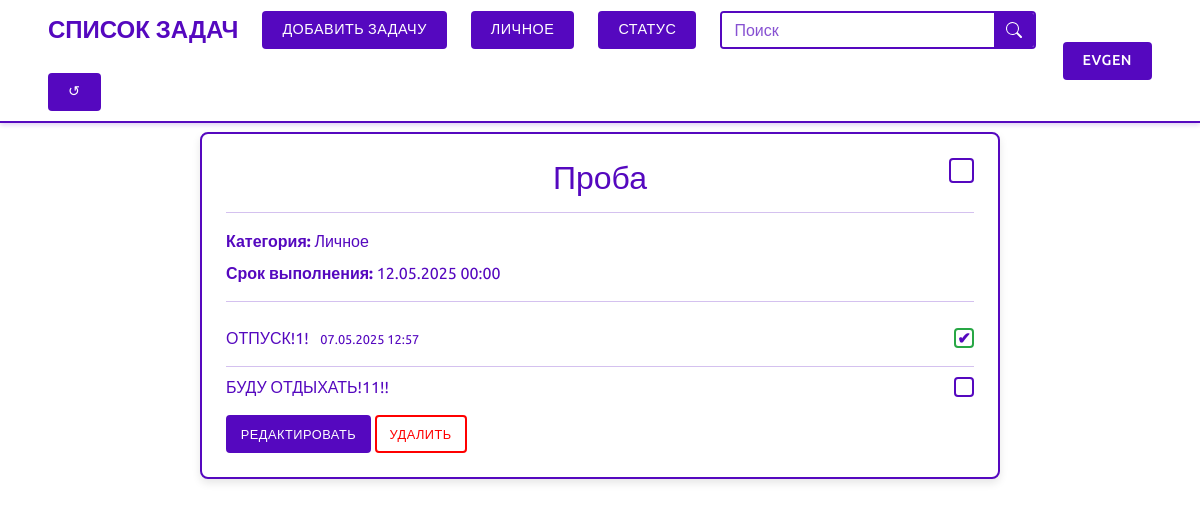
Screenshot of /?category=личное (signed in) with the database file from the repository.
### task/models.py (models this page shows, shortened)
class Category(models.Model):
    name = models.CharField(max_length=50, unique=True, verbose_name='Название')
    slug = models.SlugField(max_length=50, unique=True, db_index=True, allow_unicode=True)
    class Meta:
        ordering = ('name',)
        verbose_name = 'Категория'
        verbose_name_plural = 'Категории'

class Task(models.Model):
    class Status(models.TextChoices):
        NOT_ACTIVE = 'not_active', 'Не активна'
        ACTIVE = 'active', 'Активна'
        COMPLETED = 'completed', 'Выполнена'
    title = models.CharField(max_length=100, verbose_name='Название задачи')
    user = models.ForeignKey(User, on_delete=models.CASCADE, verbose_name='Пользователь', related_name='tasks')
    category = models.ForeignKey(Category, on_delete=models.PROTECT, verbose_name='Категория', related_name='tasks')
    status = models.CharField(max_length=10, choices=Status.choices, default=Status.NOT_ACTIVE,
                              verbose_name='Статус задачи')
    create_date = models.DateTimeField(auto_now_add=True, db_index=True, verbose_name='Дата создания')
    due_date = models.DateTimeField(blank=True, null=True, verbose_name='Срок выполнения')
    class Meta:
        ordering = ('-create_date',)
        verbose_name = 'Задача'
        verbose_name_plural = 'Задачи'
        constraints = [
            models.CheckConstraint(
                check=models.Q(due_date__gt=models.F('create_date')),
                name='check_due_date_after_create_date'
            )
        ]

class SubTask(models.Model):
    task = models.ForeignKey(Task, on_delete=models.CASCADE, related_name='subtasks', verbose_name='Задача')
    description = models.TextField(blank=True, verbose_name='Подзадача')
    is_completed = models.BooleanField(default=False, verbose_name='Выполнена')
    create_date = models.DateTimeField(auto_now_add=True, verbose_name='Дата создания')
    completed_date = models.DateTimeField(null=True, blank=True, verbose_name='Дата выполнения')
    class Meta:
        ordering = ('create_date',)
        verbose_name = 'Позадача'
        verbose_name_plural = 'Подзадачи'
        default_related_name = 'subtasks'

### task/views.py (the view)
# urls.py: path('', views.home, name='home'),
def home(request):
    if request.user.is_authenticated:
        tasks = Task.objects.filter(user=request.user).prefetch_related('subtasks')
        category = request.GET.get('category')
        if category and category != '':
            tasks = tasks.filter(category__slug=category)
        status = request.GET.get('status')
        if status and status != '':
            tasks = tasks.filter(status=status)
        search = request.GET.get('search')
        if search and search != '':
            tasks = tasks.filter(Q(title__icontains=search))
        initial = {}
        if category:
            initial['category'] = category
        if status:
            initial['status'] = status
        if search:
            initial['search'] = search
        filter_form = TaskFilterForm(initial=initial)
    else:
        tasks = None
        filter_form = None
    context = {
        'tasks': tasks,
        'filter_form': filter_form,
    }
    return render(request, 'task/home.html', context)

### task/forms.py
class TaskFilterForm(forms.Form):
    category = forms.ModelChoiceField(
        queryset=Category.objects.all(),
        required=False,
        widget=forms.Select(attrs={'class': 'form-control'}),
        to_field_name='slug'
    )
    status = forms.ChoiceField(
        choices=Task.Status.choices,
        required=False,
        widget=forms.Select(attrs={'class': 'form-control'})
    )
    search = forms.CharField(
        max_length=50,
        required=False,
        widget=forms.TextInput(attrs={'class': 'form-control'})
    )

### task/templatetags/filter_tags.py (called while the page is built)
@register.simple_tag(takes_context=True)
def url_replace_param(context, **kwargs):
    request = context['request']
    dict_ = request.GET.copy()
    for key, value in kwargs.items():
        if value is not None:
            dict_[key] = value
        else:
            if key in dict_:
                del dict_[key]
    url = reverse('task:home')
    encoded_params = urlencode({k: v for k, v in dict_.items() if v}, doseq=True)
    if encoded_params:
        return f'{url}?{encoded_params}'
    return url

### task/templates/task/home.html (shortened to what this page needs)
{% extends 'base.html' %}
{% load django_bootstrap5 %}
{% load static %}
{% block content %}
    <div class="container mt-4">
        {% if user.is_authenticated %}
            {% for task in tasks %}
                <div class="task-card task-status-{{ task.status|lower }}">
                    <div class="task-header">
                        <h2 class="task-title">{{ task.title }}</h2>
                        <div class="task-status-indicator status-{{ task.status|lower }}"
                             data-task-id="{{ task.id }}"
                             data-url="{% url 'task:api_change_task_status' task.id %}"
                             title="Изменить статус">
                        </div>
                    </div>
                    <hr class="purple-line">
                    <p class="task-category"><strong>Категория:</strong> {{ task.category.name }}</p>
                    <p class="task-due-date"><strong>Срок
                        выполнения:</strong> {{ task.due_date|date:"d.m.Y H:i"|default:"----" }}</p>
                    <hr class="purple-line">
                    <div class="subtask-list">
                        {% for subtask in task.subtasks.all %}
                            <div class="subtask-item">
                                <div class="subtask-description">
                                    {{ subtask.description }}
                                    {% if subtask.is_completed %}
                                        <span class="small text-muted">{{ subtask.completed_date|date:"d.m.Y H:i" }}</span>
                                    {% endif %}
                                </div>
                                <div class="subtask-status-indicator subtask-status-{{ subtask.is_completed|yesno:'completed,not_completed' }}"
                                     data-subtask-id="{{ subtask.id }}"
                                     data-url="{% url 'task:api_change_subtask_status' subtask.id %}"
                                     title="Изменить статус">
                                    {% if subtask.is_completed %}
                                        <span class="checkmark">&#10004;</span>
                                    {% endif %}
                                </div>
                            </div>
                            {% if not forloop.last %}
                                <hr class="purple-line subtask-line">
                            {% endif %}
                        {% endfor %}
                    </div>
                    <div class="task-actions mt-3">
                        <a href="{% url 'task:task_edit' task.id %}{{ all }}" class="btn btn-login btn-sm">Редактировать</a>
                        <button type="button" class="btn btn-cancel btn-sm" data-bs-toggle="modal"
                                data-bs-target="#deleteTaskModal" data-task-id="{{ task.id }}"
                                data-task-title="{{ task.title }}">
                            Удалить
                        </button>
                    </div>
                </div>
            {% empty %}
                <p class="text-center">Задач пока нет.</p>
            {% endfor %}
        {% else %}
            <p class="text-center">Авторизуйтесь, чтобы увидеть задачи.</p>
        {% endif %}
    </div>
{% endblock %}

### task/templates/base.html (shortened to what this page needs)
{% load django_bootstrap5 %}
{% bootstrap_css %}
{% load static %}
{% load filter_tags %}
<!DOCTYPE html>
<html lang="ru">
<head>
    <link rel="stylesheet" href="{% static 'css/style.css' %}">
</head>
<body>
<header>
    <div class="container">
        <div class="header-left">
            <a href="{% url 'task:home' %}{{ all }}" class="logo">Список задач</a>
            {% if user.is_authenticated %}
                <a href="{% url 'task:task_create' %}{{ all }}" class="btn btn-add-task">Добавить задачу</a>
                <div class="dropdown filter-dropdown">
                    <button class="btn btn-dropdown">
                        {% with current_category_slug=request.GET.category %}
                            {% if current_category_slug %}
                                {% for cat in categories %}
                                    {% if cat.slug == current_category_slug %}{{ cat.name }}{% endif %}
                                {% endfor %}
                            {% else %}
                                Категория
                            {% endif %}
                        {% endwith %}
                    </button>
                </div>
                <div class="dropdown filter-dropdown">
                    <button class="btn btn-dropdown">
                        {% with current_status_key=request.GET.status %}
                            {% if current_status_key %}
                                {% for status_key, status_name in statuses %}
                                    {% if status_key == current_status_key %}{{ status_name }}{% endif %}
                                {% endfor %}
                            {% else %}
                                Статус
                            {% endif %}
                        {% endwith %}
                    </button>
                </div>
                <form method="get" action="{% url 'task:home' %}" class="search-form-container">
                    <input type="text" name="search" class="form-control custom-search-input" placeholder="Поиск"
                           value="{{ request.GET.search|default:'' }}">
                    <button class="btn custom-search-button" type="submit">
                        <svg xmlns="http://www.w3.org/2000/svg" width="16" height="16" fill="currentColor"
                             class="bi bi-search" viewBox="0 0 16 16">
                            <path d="M11.742 10.344a6.5 6.5 0 1 0-1.397 1.398h-.001q.044.06.098.115l3.85 3.85a1 1 0 0 0 1.415-1.414l-3.85-3.85a1 1 0 0 0-.115-.1zM12 6.5a5.5 5.5 0 1 1-11 0 5.5 5.5 0 0 1 11 0"></path>
                        </svg>
                    </button>
                </form>
                {% if request.GET.category or request.GET.status or request.GET.search %}
                    <a href="{% url 'task:home' %}" class="btn btn-reset">
                        &#x21BA;
                    </a>
                {% endif %}
            {% endif %}
        </div>
        <div class="header-right">
            {% if user.is_authenticated %}
                <div class="dropdown">
                    <button class="btn btn-dropdown">{{ user.username }}</button>
                </div>
            {% else %}
                <a href="{% url 'account:login' %}" class="btn btn-login">Войти</a>
                <a href="{% url 'account:register' %}" class="btn btn-register">Регистрация</a>
            {% endif %}
        </div>
    </div>
</header>
{% block content %}
{% endblock %}
</body>
</html>

### rows the page displays
Category: name "ЛИЧНОЕ"
Task: title "Проба", category.name "Личное", due_date "12.05.2025 00:00"
SubTask: description "ОТПУСК!1!", completed_date "07.05.2025 12:57"
SubTask: description "БУДУ ОТДЫХАТЬ!11!!", is_completed False (drawn)

### other values shown
{{ user.username }} "EVGEN"
